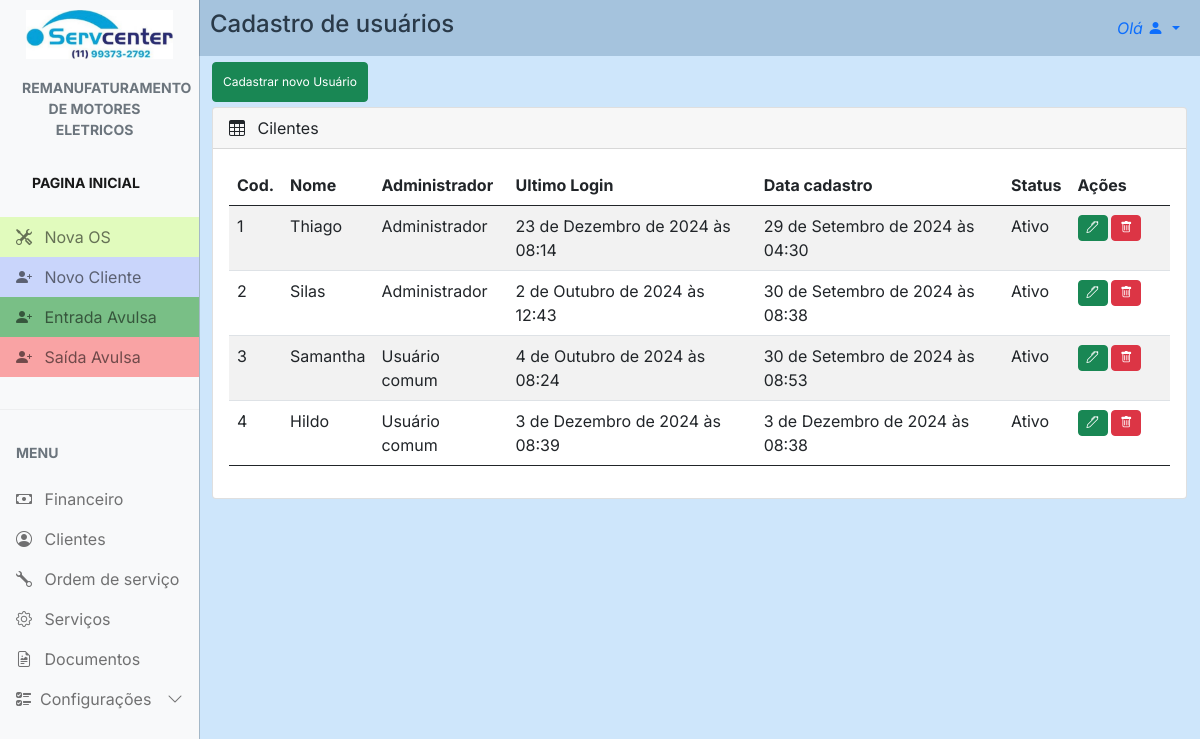
/users/ (signed in), run on the app's committed database.
### config/models.py (models this page shows, shortened)
class Config(models.Model):
    nome_empresa = models.CharField(max_length=100, blank=True, null=True)
    nome_fantasia = models.CharField(max_length=100, blank=True, null=True)
    responsavel = models.CharField(max_length=100, blank=True, null=True)
    atividade = models.CharField(max_length=100, blank=True, null=True)
    cnpj = models.CharField(max_length=20, blank=True, null=True)
    endereco = models.CharField(max_length=100, blank=True, null=True)
    numero = models.CharField(max_length=10, blank=True, null=True)
    bairro = models.CharField(max_length=50, blank=True, null=True)
    cidade = models.CharField(max_length=50, blank=True, null=True)
    estado = models.CharField(max_length=2, blank=True, null=True)
    cep = models.CharField(max_length=10, blank=True, null=True)
    logo1 = models.ImageField(upload_to='logos', blank=True, null=True)
    logo2 = models.ImageField(upload_to='logos', blank=True, null=True)
    obs = models.TextField(blank=True, null=True)
    data = models.DateField(blank=True, null=True)
    telefone = models.CharField(max_length=20, blank=True, null=True)
    whatsapp = models.CharField(max_length=20, blank=True, null=True)

### users/views.py (the view)
# urls.py: path('users/', include("users.urls")),
@user_passes_test(lambda u: u.is_superuser)
def users(request):
    if request.method == "GET":
        users = User.objects.all()
        groups = Group.objects.all()
        return render(request, 'users.html', {'users': users, groups:'groups'})

### config/context_processors.py (called while the page is built)
def conf(request):
    logo = Config.objects.all().first
    return {'logo': logo}

### servcenter/context_processors.py (called while the page is built)
def project_settings(request):
    config = Config.objects.first()
    return {
        'config': config,
    }

### users/templates/users.html (shortened to what this page needs)
{% extends "main.html" %} {% load static %} {% block 'head' %}
<link rel="stylesheet" href="{% static 'css/main.css' %}" />
<link rel="stylesheet" href="{% static 'clients/css/clients.css' %}" />
{% endblock %} {% block 'main' %}
<div class="row">
  <div id="cad_cli_tit">
    <a>Cadastro de usuários</a>
  </div>
  <div class="actions_bar">
    <a href="{% url 'new_users' %}" id="btn_nc" type="button" class="btn btn-success">
      Cadastrar novo Usuário
    </a>
  </div>
  <div class="col-md-12 mb-3">
    <div class="card">
      <div class="card-header">
        <span><i class="bi bi-table me-2"></i></span> Cilentes
      </div>
      <div class="card-body">
        <div id="table_cli" class="table-responsive">
          <table
            id="example"
            class="table table-striped data-table"
            style="width: 100%"
          >
            <thead>
              <tr>
                <th>Cod.</th>
                <th>Nome</th>
                <th>Administrador</th>
                <th>Ultimo Login</th>
                <th>Data cadastro</th>
                <th>Status</th>
                <th id="acoes_th">Ações</th>
              </tr>
            </thead>
            <tbody>
              {% for user in users %}
              <tr>
                <td>{{ user.id }}</td>
                <td>{{ user.username }}</td>
                <td
                  {% if user.is_superuser == True %}
                    <span>Administrador</span>
                  {% elif user.is_superuser == False %}
                    <span>Usuário comum</span>
                  {% endif %}
                </td>
                <td>{{ user.last_login }}</td>
                <td>{{ user.date_joined }}</td>
                <td
                  {% if user.is_active == True %}
                    <span>Ativo</span>
                  {% elif user.is_active == False %}
                    <span>Inativo</span>
                  {% endif %}
                </td>
                <th>
                  <a href="{% url 'edit_users' user.id %}" id="btn_ap" type="button" class="btn btn-success">
                    <i class="bi bi-pen"></i>
                  </a>
                  <a href="{% url 'del_users' user.id %}" id="btn_ap" type="button" class="btn btn-danger delete">
                    <i class="bi bi-trash"></i>
                  </a>
                </th>
              </tr>
              {% endfor %}
            </tbody>
          </table>
        </div>
      </div>
    </div>
  </div>
</div>
{% endblock%}

### templates/main.html (shortened to what this page needs)
{% load static %}
<!DOCTYPE html>
<html lang="en">
  <head>
    <link rel="stylesheet" href="{% static 'css/bootstrap.min.css'%}" />
    <link
      rel="stylesheet"
      href="https://cdn.jsdelivr.net/npm/bootstrap-icons@1.4.1/font/bootstrap-icons.css"
    />
    <link rel="stylesheet" href="{% static 'css/dataTables.bootstrap5.min.css' %}" />
    <link rel="stylesheet" href="{% static 'css/main.css' %}" />
    {% block 'head' %}{% endblock %}
  </head>
  <body>
    <div
      class="offcanvas offcanvas-start sidebar-nav bg-light"
      tabindex="-1"
      id="sidebar"
    >
      <div class="offcanvas-body p-0">
        <nav class="navbar-light">
          <ul class="navbar-nav">
            <li>
              <div class="text-muted small fw-bold text-uppercase px-3">
                <a href="{% url 'dashboard' %}">
                  {% if config.logo1 %}
                    <img id="logo" src="{{ config.logo1.url }}" alt="logo" />
                  {% else %}
                    <p>No logo available</p>
                  {% endif %}
                </a>
              </div>
            </li>
            <li id="tit_motores">
              <a href="{% url 'dashboard' %}" class="nav-link px-3 active">
                <div class="text-muted small fw-bold text-uppercase px-3 mb-3">
                  {{config.atividade}}
                </div>
              </a>
            </li>
            <li>
              <div class="text-muted small fw-bold text-uppercase px-3 mb-3">
                <a href="{% url 'dashboard' %}" class="nav-link px-3 active">Pagina Inicial</a>
              </div>
            </li>
            <li>
              <a id="n_os" href="{% url 'new_work_order' %}" class="nav-link px-3">
                <span class="me-2"><i class="bi bi-tools"></i></span>
                <span>Nova OS</span>
              </a>
            </li>
            <li>
              <a id="n_cli" href="{% url 'new_client' %}" class="nav-link px-3">
                <span class="me-2"><i class="bi bi-person-plus-fill"></i></span>
                <span>Novo Cliente</span>
              </a>
            </li>
            <li>
              <a id="in" href="{% url 'new_finance' %}" class="nav-link px-3">
                <span class="me-2"><i class="bi bi-person-plus-fill"></i></span>
                <span>Entrada Avulsa</span>
              </a>
            </li>
            <li>
              <a id="out" href="{% url 'new_finance_out' %}" class="nav-link px-3">
                <span class="me-2"><i class="bi bi-person-plus-fill"></i></span>
                <span>Saída Avulsa</span>
              </a>
            </li>
            <li class="my-4"><hr class="dropdown-divider bg-light" /></li>
            <li>
              <div class="text-muted small fw-bold text-uppercase px-3 mb-3">
                Menu
              </div>
            </li>
            {% if user.is_superuser %}
              <li>
                  <a href="{% url 'finance' %}" class="nav-link px-3">
                      <span class="me-2"><i class="bi bi-cash"></i></span>
                      <span>Financeiro</span>
                  </a>
              </li>
            {% endif %}
            <li>
              <a href="{% url 'clients' %}" class="nav-link px-3">
                <span class="me-2"><i class="bi bi-person-circle"></i></span>
                <span>Clientes</span>
              </a>
            </li>
            <li>
              <a href="{% url 'work_order' %}" class="nav-link px-3">
                <span class="me-2"><i class="bi bi-wrench"></i></span>
                <span>Ordem de serviço</span>
              </a>
            </li>
            <li>
              <a href="{% url 'services' %}" class="nav-link px-3">
                <span class="me-2"><i class="bi bi-gear"></i></span>
                <span>Serviços</span>
              </a>
            </li>
            <li>
              <a href="{% url 'documents' %}" class="nav-link px-3">
                <span class="me-2"><i class="bi bi-file-earmark-richtext"></i></span>
                <span>Documentos</span>
              </a>
            </li>
            <li>
              <a
                class="nav-link px-3 sidebar-link"
                data-bs-toggle="collapse"
                href="#layouts"
              >
                <span class="me-2"><i class="bi bi-ui-checks"></i></span>
                <span>Configurações</span>
                <span class="ms-auto">
                  <span class="right-icon">
                    <i class="bi bi-chevron-down"></i>
                  </span>
                </span>
              </a>
            </li>
          </ul>
        </nav>
      </div>
    </div>
    <nav class="navbar navbar-expand-lg" id="top_nav">
      <div  class="container-fluid">
        <div class="collapse navbar-collapse" id="topNavBar">
          <ul class="navbar-nav">
            <li class="nav-item dropdown">
              <a
                class="nav-link dropdown-toggle ms-2"
                href="#"
                role="button"
                data-bs-toggle="dropdown"
                aria-expanded="false"
              >
                <i>Olá {{request.user.first_name}}</i>
                <i class="bi bi-person-fill"></i>
              </a>
            </li>
          </ul>
        </div>
      </div>
    </nav>
    {% block 'main' %} {% endblock %}
  </body>
</html>

### templates/static/css/main.css (style rules this page uses)
body, button { font-family: "Inter", sans-serif; margin: 0; padding: 0; background: rgba(91, 170, 244, 0.293); }
:root { --offcanvas-width: 200px; --topNavbarHeight: 0px; }
#logo { padding: 10px; max-width: 100%; }
#n_os { background: rgba(172, 255, 47, 0.303); }
#n_cli { background: rgba(47, 95, 255, 0.234); }
#in { background-color: #2a9c3d9c; }
#out { background-color: #fa6c6c9a; }
#tit_motores { text-align: center; margin-left: -10px; }
.sidebar-nav { width: var(--offcanvas-width); }
.sidebar-link { display: flex; align-items: center; }
.sidebar-link .right-icon { display: inline-flex; }
#top_nav { background: rgba(65, 109, 150, 0.293); }
@media (min-width: 992px) { body { overflow: auto !important; } }
@media (min-width: 992px) { .sidebar-nav { -webkit-transform: none; transform: none; visibility: visible !important; height: calc(100% - var(--topNavbarHeight)); top: var(--topNavbarHeight); } }
@media (min-width: 992px) { #cad_cli_tit { margin-top: -50px; } }

### templates/static/clients/css/clients.css (style rules this page uses)
.row { margin-left: 0px; margin-right: 0px; padding: 0; }
#cad_cli_tit { margin-top: 0px; font-size: 2vh; font-weight: 500; margin-left: 10px; }
#btn_nc, #btn_ac { font-size: 1vh; margin: 0px 0px 5px 12px; }
#btn_ed, #btn_ap, #btn_wz { width: 20px; font-size: 1vh; padding: 3px; justify-content: center; }
#table_cli { font-size: 1.5vh; width: auto; }
.actions_bar { padding: 0px; }
#acoes_th { min-width: 60px; }
@media (min-width: 992px) { .row { margin-left: 200px; margin-right: 1.5px; } }
@media (min-width: 992px) { #cad_cli_tit { margin-top: -50px; font-size: 3vh; font-weight: 500; border: 0; padding: 0; margin-bottom: 20px; } }
@media (min-width: 992px) { #btn_nc, #btn_ac { padding: 10px; font-size: 1.5vh; margin: 0px 0px 5px 12px; } }
@media (min-width: 992px) { #btn_ed, #btn_ap, #btn_wz { width: 30px; font-size: 1.5vh; padding: 3px; } }
@media (min-width: 992px) { #table_cli { font-size: 2vh; } }
@media (min-width: 992px) { #acoes_th { width: 100px; } }

### data on the page
Config: logo1 (picture), atividade "REMANUFATURAMENTO DE MOTORES ELETRICOS"

### other printed values
{{ user.id }} "1"
{{ user.username }} "Thiago"
{{ user.last_login }} "23 de Dezembro de 2024 às 08:14"
{{ user.date_joined }} "29 de Setembro de 2024 às 04:30"
{{ user.id }} "2"
{{ user.username }} "Silas"
{{ user.last_login }} "2 de Outubro de 2024 às 12:43"
{{ user.date_joined }} "30 de Setembro de 2024 às 08:38"
{{ user.id }} "3"
{{ user.username }} "Samantha"
{{ user.last_login }} "4 de Outubro de 2024 às 08:24"
{{ user.date_joined }} "30 de Setembro de 2024 às 08:53"
{{ user.id }} "4"
{{ user.username }} "Hildo"
{{ user.last_login }} "3 de Dezembro de 2024 às 08:39"
